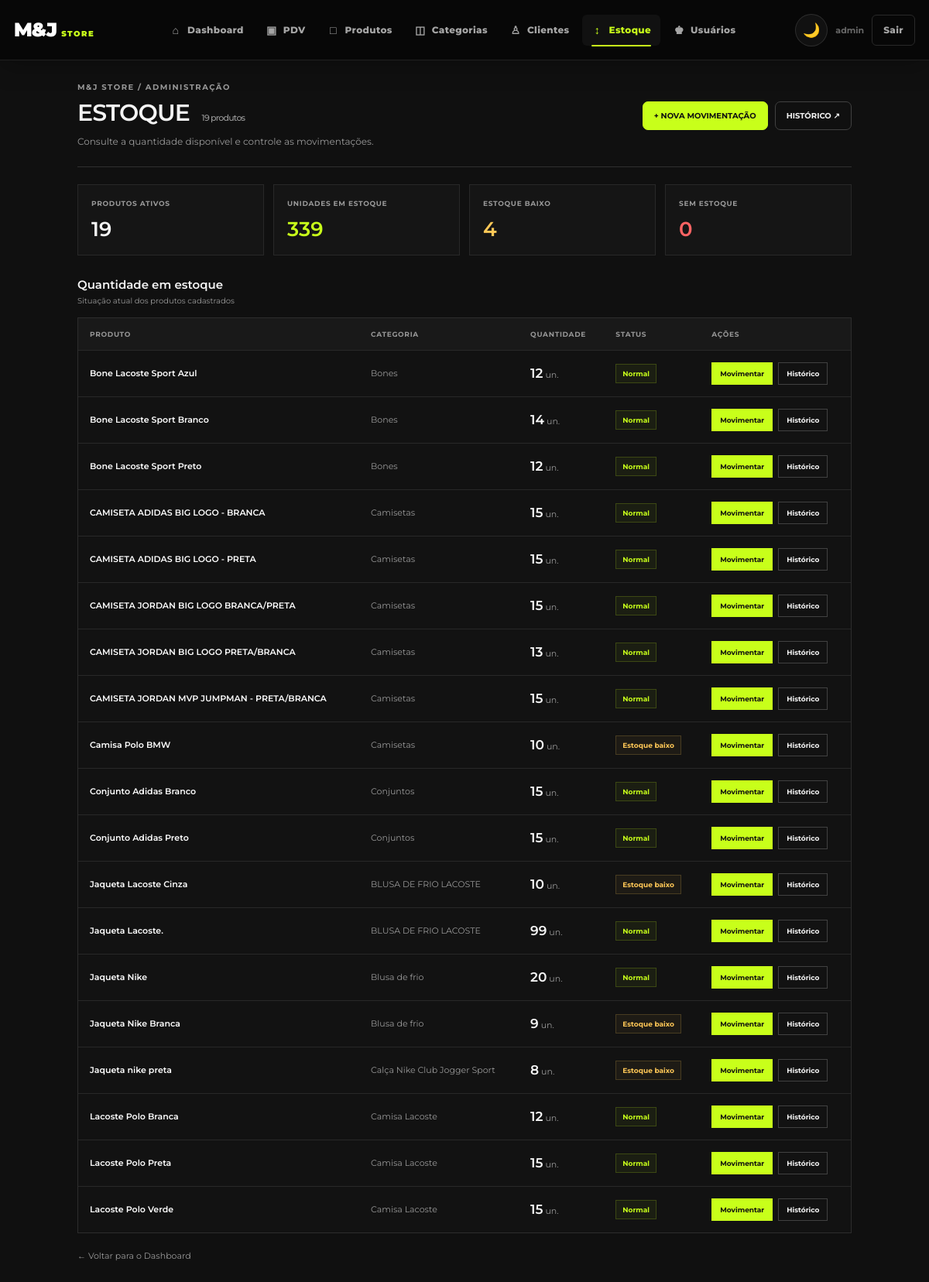
The app's page /movimentacoes/ (signed in) with its own data.
### app/models/produto.py (models this page shows, shortened)
class Produto(Base):
    __tablename__ = "produtos"
    id = Column(Integer, primary_key=True, autoincrement=True, index=True)
    nome = Column(String(150), nullable=False, index=True)
    preco = Column(Float, nullable=False, default=0.0)
    estoque_atual = Column(Integer, nullable=False, default=0)
    ativo = Column(Boolean, default=True)
    imagem_path = Column(String(255), nullable=True)
    categoria_id = Column(Integer, ForeignKey("categorias.id", ondelete="SET NULL"), nullable=True )
    categoria = relationship("Categoria", back_populates="produtos")

### app/models/categoria.py (models this page shows)
class Categoria(Base):
    __tablename__ = "categorias"
    id = Column(Integer, primary_key=True, autoincrement=True, index=True)
    nome = Column(String(100), nullable=False, unique=True)
    ativo = Column(Boolean, default=True)
    produtos = relationship("Produto", back_populates="categoria", lazy="select")

### app/controllers/movimentacao_controller.py (the view)
@router.get("/", response_class=HTMLResponse)
def listar_estoque(
    request: Request,
    db: Session = Depends(get_db),
    usuario=Depends(get_usuario_logado)
):
    produtos = (
        db.query(Produto)
        .filter(Produto.ativo == True)
        .order_by(Produto.nome.asc())
        .all()
    )
    total_unidades = sum(
        produto.estoque_atual or 0
        for produto in produtos
    )
    estoque_baixo = sum(
        1 for produto in produtos
        if 0 < (produto.estoque_atual or 0) <= 10
    )
    sem_estoque = sum(
        1 for produto in produtos
        if (produto.estoque_atual or 0) <= 0
    )
    return templates.TemplateResponse(
        request,
        "movimentacoes/index.html",
        {
            "request": request,
            "usuario": usuario,
            "produtos": produtos,
            "total_unidades": total_unidades,
            "estoque_baixo": estoque_baixo,
            "sem_estoque": sem_estoque,
        }
    )

### app/templates/movimentacoes/index.html (shortened to what this page needs)
<!DOCTYPE html>
<html lang="pt-br">
<head>
    <link rel="stylesheet" href="/static/css/navbar.css">
</head>
<body>
    {% include "shared/navbar.html" %}
    <main class="container">
        <header class="page-heading">
            <div>
                <div class="eyebrow">M&J STORE / ADMINISTRAÇÃO</div>
                <h1>
                    ESTOQUE
                    <span class="heading-meta">{{ produtos|length }} produtos</span>
                </h1>
                <p class="subtitle">
                    Consulte a quantidade disponível e controle as movimentações.
                </p>
            </div>
            <div class="actions">
                <a href="/movimentacoes/nova" class="btn btn-primary">
                    + NOVA MOVIMENTAÇÃO
                </a>
                <a href="/movimentacoes/historico" class="btn">
                    HISTÓRICO ↗
                </a>
            </div>
        </header>
        <section class="summary">
            <article class="summary-card">
                <div class="summary-label">Produtos ativos</div>
                <div class="summary-value">{{ produtos|length }}</div>
            </article>
            <article class="summary-card">
                <div class="summary-label">Unidades em estoque</div>
                <div class="summary-value green">{{ total_unidades }}</div>
            </article>
            <article class="summary-card">
                <div class="summary-label">Estoque baixo</div>
                <div class="summary-value yellow">{{ estoque_baixo }}</div>
            </article>
            <article class="summary-card">
                <div class="summary-label">Sem estoque</div>
                <div class="summary-value red">{{ sem_estoque }}</div>
            </article>
        </section>
        <section>
            <div class="section-heading">
                <div>
                    <h2>Quantidade em estoque</h2>
                    <p>Situação atual dos produtos cadastrados</p>
                </div>
            </div>
            <div class="table-card">
                <div class="table-scroll">
                    <table class="stock-table">
                        <thead>
                            <tr>
                                <th>Produto</th>
                                <th>Categoria</th>
                                <th>Quantidade</th>
                                <th>Status</th>
                                <th>Ações</th>
                            </tr>
                        </thead>
                        <tbody>
                            {% if produtos %}
                                {% for p in produtos %}
                                    <tr>
                                        <td>
                                            <span class="product-name">{{ p.nome }}</span>
                                        </td>
                                        <td class="category">
                                            {% if p.categoria %}
                                                {{ p.categoria.nome }}
                                            {% else %}
                                                Sem categoria
                                            {% endif %}
                                        </td>
                                        <td>
                                            <span class="quantity">{{ p.estoque_atual or 0 }}</span>
                                            <span class="category"> un.</span>
                                        </td>
                                        <td>
                                            {% if (p.estoque_atual or 0) <= 0 %}
                                                <span class="status status-out">Sem estoque</span>
                                            {% elif (p.estoque_atual or 0) <= 10 %}
                                                <span class="status status-low">Estoque baixo</span>
                                            {% else %}
                                                <span class="status status-ok">Normal</span>
                                            {% endif %}
                                        </td>
                                        <td>
                                            <div class="row-actions">
                                                <a class="small-btn primary"
                                                   href="/movimentacoes/nova?produto_id={{ p.id }}">
                                                    Movimentar
                                                </a>
                                                <a class="small-btn"
                                                   href="/movimentacoes/produto/{{ p.id }}">
                                                    Histórico
                                                </a>
                                            </div>
                                        </td>
                                    </tr>
                                {% endfor %}
                            {% endif %}
                        </tbody>
                    </table>
                </div>
            </div>
        </section>
        <a href="/" class="bottom-link">← Voltar para o Dashboard</a>
    </main>
</body>
</html>

### app/static/css/navbar.css (style rules this page uses)
:root { --navbar-bg: #080808; --navbar-border: #202020; --navbar-text: #a5a5a5; --navbar-hover: #ffffff; --navbar-neon: #c8ff1a; }
body { padding-top: 78px !important; }

### app/templates/movimentacoes/index.html (style rules this page uses)
:root { --bg: #101010; --surface: #151515; --surface-hover: #1c1c1c; --line: #303030; --text: #f5f5f5; --muted: #999999; --green: #c8ff1a; --red: #ff6464; --yellow: #ffc857; }
* { box-sizing: border-box; margin: 0; padding: 0; }
body { background: var(--bg); color: var(--text); font-family: 'Montserrat', sans-serif; min-height: 100vh; }
a { color: inherit; text-decoration: none; }
.container { width: min(1000px, 94%); margin: 0 auto; padding: 28px 0 50px; }
.page-heading { display: flex; align-items: center; justify-content: space-between; gap: 18px; flex-wrap: wrap; padding-bottom: 22px; border-bottom: 1px solid var(--line); margin-bottom: 22px; }
.eyebrow { color: var(--muted); font-size: 10px; font-weight: 700; text-transform: uppercase; letter-spacing: 1.5px; margin-bottom: 8px; }
h1 { font-size: clamp(22px, 3vw, 30px); font-weight: 600; letter-spacing: -0.8px; }
.heading-meta { display: inline-block; color: var(--muted); font-size: 11px; font-weight: 500; margin-left: 8px; white-space: nowrap; }
.subtitle { color: var(--muted); font-size: 12px; line-height: 1.7; margin-top: 9px; }
.actions { display: flex; gap: 9px; flex-wrap: wrap; }
.btn { display: inline-flex; align-items: center; justify-content: center; gap: 8px; padding: 11px 14px; background: transparent; border: 1px solid #414141; border-radius: 7px; color: var(--text); font-family: inherit; font-size: 10px; font-weight: 700; text-align: center; transition: .2s; cursor: pointer; }
.btn-primary { background: var(--green); color: #101010; border-color: var(--green); }
.summary { display: grid; grid-template-columns: repeat(4, minmax(0, 1fr)); gap: 12px; margin-bottom: 28px; }
.summary-card { background: var(--surface); border: 1px solid #282828; padding: 17px; min-width: 0; }
.summary-label { color: var(--muted); font-size: 9px; font-weight: 700; text-transform: uppercase; letter-spacing: .7px; line-height: 1.5; }
.summary-value { margin-top: 10px; font-size: 26px; font-weight: 600; }
.green { color: var(--green); }
.red { color: var(--red); }
.yellow { color: var(--yellow); }
.section-heading { display: flex; justify-content: space-between; align-items: center; gap: 12px; flex-wrap: wrap; margin-bottom: 15px; }
.section-heading h2 { font-size: 15px; font-weight: 600; }
.section-heading p { color: var(--muted); font-size: 10px; margin-top: 5px; }
.table-card { border: 1px solid #2d2d2d; background: #121212; overflow: hidden; }
.table-scroll { width: 100%; overflow-x: auto; }
table { width: 100%; border-collapse: collapse; text-align: left; }
.stock-table { min-width: 720px; }
thead { background: #191919; }
th { color: #969696; font-size: 9px; font-weight: 700; text-transform: uppercase; letter-spacing: .7px; padding: 15px; white-space: nowrap; }
td { padding: 15px; border-top: 1px solid #282828; font-size: 11px; vertical-align: middle; }
tbody tr { transition: background .2s; }
.product-name { font-weight: 600; color: #fff; }
.category { color: var(--muted); }
.quantity { font-size: 17px; font-weight: 600; }
.status { display: inline-block; padding: 6px 8px; font-size: 9px; font-weight: 700; white-space: nowrap; border: 1px solid; }
.status-ok { color: var(--green); background: #c8ff1a0d; border-color: #c8ff1a30; }
.status-low { color: var(--yellow); background: #ffc8570d; border-color: #ffc85730; }
.row-actions { display: flex; gap: 7px; flex-wrap: wrap; }
.small-btn { display: inline-block; padding: 8px 10px; border: 1px solid #414141; font-size: 9px; font-weight: 700; white-space: nowrap; transition: .2s; }
.small-btn.primary { background: var(--green); color: #101010; border-color: var(--green); }
.bottom-link { display: inline-block; margin-top: 22px; color: var(--muted); font-size: 11px; transition: .2s; }

### records on screen
Produto: nome "Bone Lacoste Sport Azul", categoria.nome "Bones", estoque_atual "12", shows "Normal"
Produto: nome "Bone Lacoste Sport Branco", categoria.nome "Bones", estoque_atual "14", shows "Normal"
Produto: nome "Bone Lacoste Sport Preto", categoria.nome "Bones", estoque_atual "12", shows "Normal"
Produto: nome "CAMISETA ADIDAS BIG LOGO - BRANCA", categoria.nome "Camisetas", estoque_atual "15", shows "Normal"
Produto: nome "CAMISETA ADIDAS BIG LOGO - PRETA", categoria.nome "Camisetas", estoque_atual "15", shows "Normal"
Produto: nome "CAMISETA JORDAN BIG LOGO BRANCA/PRETA", categoria.nome "Camisetas", estoque_atual "15", shows "Normal"
Produto: nome "CAMISETA JORDAN BIG LOGO PRETA/BRANCA", categoria.nome "Camisetas", estoque_atual "13", shows "Normal"
Produto: nome "CAMISETA JORDAN MVP JUMPMAN - PRETA/BRANCA", categoria.nome "Camisetas", estoque_atual "15", shows "Normal"
Produto: nome "Camisa Polo BMW", categoria.nome "Camisetas", estoque_atual "10", shows "Estoque baixo"
Produto: nome "Conjunto Adidas Branco", categoria.nome "Conjuntos", estoque_atual "15", shows "Normal"
Produto: nome "Conjunto Adidas Preto", categoria.nome "Conjuntos", estoque_atual "15", shows "Normal"
Produto: nome "Jaqueta Lacoste Cinza", categoria.nome "BLUSA DE FRIO LACOSTE", estoque_atual "10", shows "Estoque baixo"
Produto: nome "Jaqueta Lacoste.", categoria.nome "BLUSA DE FRIO LACOSTE", estoque_atual "99", shows "Normal"
Produto: nome "Jaqueta Nike", categoria.nome "Blusa de frio", estoque_atual "20", shows "Normal"
Produto: nome "Jaqueta Nike Branca", categoria.nome "Blusa de frio", estoque_atual "9", shows "Estoque baixo"
Produto: nome "Jaqueta nike preta", categoria.nome "Calça Nike Club Jogger Sport", estoque_atual "8", shows "Estoque baixo"
Produto: nome "Lacoste Polo Branca", categoria.nome "Camisa Lacoste", estoque_atual "12", shows "Normal"
Produto: nome "Lacoste Polo Preta", categoria.nome "Camisa Lacoste", estoque_atual "15", shows "Normal"
Produto: nome "Lacoste Polo Verde", categoria.nome "Camisa Lacoste", estoque_atual "15", shows "Normal"

### other values on screen
{{ produtos|length }} "19"
{{ total_unidades }} "339"
{{ estoque_baixo }} "4"
{{ sem_estoque }} "0"
